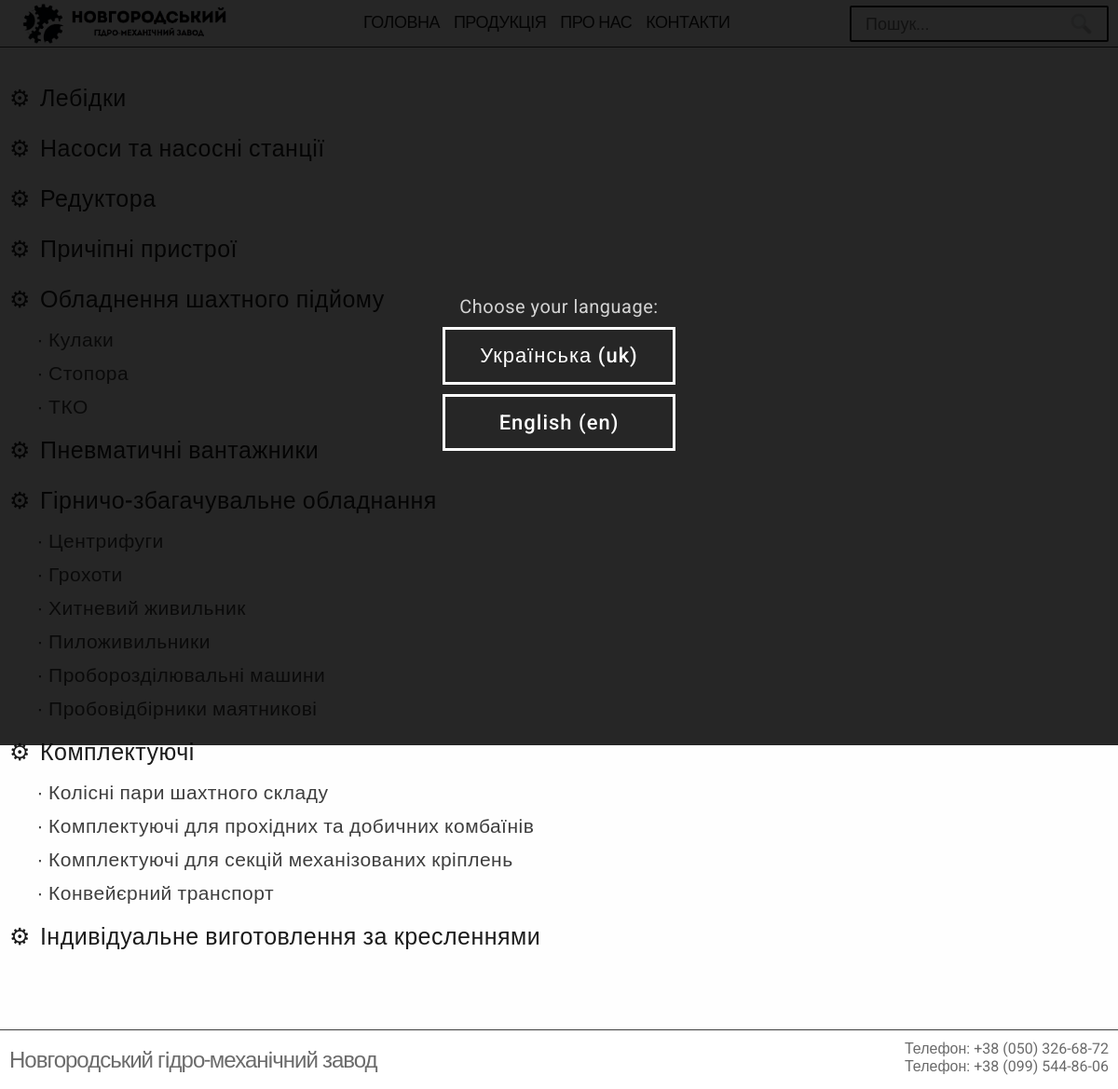
Page /uk/category/ on the earlier database version.
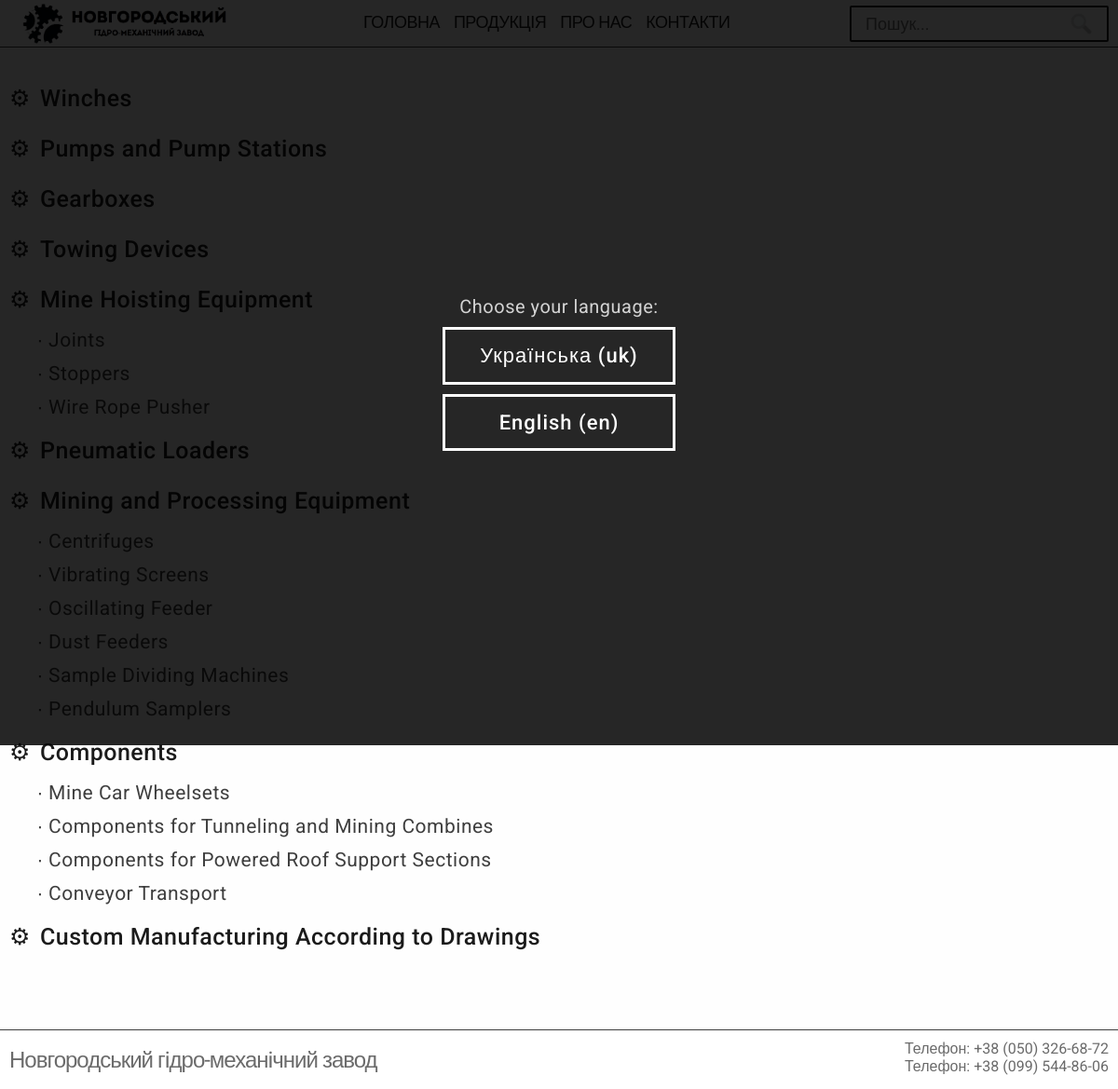
Same page on the later database version.
### main/models.py (models this page shows, shortened)
class Category(models.Model):
    order = models.IntegerField(default=10, null=True, blank=True)
    tag = models.SlugField(default='', null=True, unique=True)
    name = models.CharField(max_length=96)
    parent = models.ForeignKey(
        'self', on_delete=models.CASCADE, null=True, blank=True, default=None, related_name='subcat'
    )
    class Meta:
        db_table_comment = "Product`s categories"
        ordering = ('tag',)
        verbose_name = "Category"
        verbose_name_plural = "Categories"

### main/views.py (the view, shortened to what this page needs)
# urls.py: path('category/', views.category_view, name='category'),
def category_view(request, category=None):
    categories = Category.objects.all().order_by('order')
    searchQuery = request.GET.get('query')
    if not (searchQuery or category):
        return renderPage(
            request, 'main/category.html',
            title=gettext_lazy('TitleProductsPage'),
            menuSelect='products',
            categories=categories,
        )

### main/views.py (called while the page is built)
def renderPage(request, templateName, *args, **kwargs):
    builtinArgs = {
        'get': request.GET,
        'mainMenu': mainMenu,
        'media_url': settings.MEDIA_URL,
    }
    for k, v in kwargs.items():
        builtinArgs[k] = v
    return render(request, templateName, builtinArgs)

### main/templates/main/category.html
{% extends "main/base.html" %}
{% load static %}
{% load i18n %}
{% block styles %}
    <link rel="stylesheet" href="{% static 'main/css/category.css' %}">
{% endblock %}
{% block body %}
    <div class="categories-for-products container-wrapper">
        <div class="categories container">
            {% for cat in categories %}
                {% if cat.parent == None %}
                    <div class="category-group">
                        <a {% if not cat.subcat.all %}href="{% url 'category' cat.tag %}"{% endif %} class="category-title">{{ cat.name }}</a>
                        {% for subCat in cat.subcat.all %}
                            <a class="category"
                                href="{% url 'category' subCat.tag %}">
                                {{ subCat.name }}
                            </a>
                        {% endfor %}
                    </div>
                {% endif %}
            {% endfor %}
        </div>
    </div>
{% endblock %}

### main/templates/main/base.html (shortened to what this page needs)
{% load static %}
{% load i18n %}
<!DOCTYPE html>
<html lang="html">
    <head>
        <link rel="stylesheet" href="{% static 'main/css/base.css' %}">
        {% block styles %}{% endblock %}
    </head>
    <body>
        <div class="change-lang-field" id="changeLanguageWindow">
            {% get_current_language as LANGUAGE_CODE %}
            {% get_available_languages as LANGUAGES %}
            {% get_language_info_list for LANGUAGES as languages %}
            <div class="title">Choose your language: </div>
            {% for language in languages %}
                <form action="{% url 'set_language' %}" method="post">
                    <input class="setLanguageInput" type="submit" value="{{ language.name_local }} ({{ language.code }})" />
                </form>
            {% endfor %}
        </div>
        <div class="content" id="mainContent">
            <div class="header-wrapper container-wrapper">
                <div class="header container">
                    <a class="logo" href="{% url 'index' %}">
                        <img class="image" src="{% static 'main/media/logo.png' %}">
                    </a>
                    <div class="menu">
                        {% for tag, link in mainMenu %}
                            <a class="menu-item {% if tag == menuSelect %}selected{% endif %}"
                               href="{% url link %}">{% trans tag %}</a>
                        {% endfor %}
                    </div>
                    <form class="search-form" method="get" action="{% url 'category' %}">
                        <input class="search-input" type="text" name="query" placeholder="{% trans 'SEARCH' %}...">
                        <button class="search-button" type="submit">
                            <img class="search-icon" src="{% static 'main/media/search.png' %}">
                        </button>
                    </form>
                </div>
            </div>
            {% block body %}
            {% endblock %}
        </div>
        <div class="footer-box container-wrapper">
            <div class="footer container">
                <div class="title">
                    {% trans 'FooterName' %}
                </div>
                <div class="footer-info-phone">
                    <p>{% trans 'PHONE' %}: +38 (050) 326-68-72</p>
                    <p>{% trans 'PHONE' %}: +38 (099) 544-86-06</p>
                </div>
            </div>
        </div>
    </body>
</html>

### main/static/main/css/base.css (style rules this page uses)
:root { --gray: #3E3E3E; --metal: #6B6B6B; --brown: #B4906F; --orange: darkorange; --background-orange: rgba(255, 140, 0, 0.25); --blue: #9FCFFF; --white: #FEFEFE; --black: #1B1B1B; --yellow: #D2A701; }
html { -webkit-text-size-adjust: 100%; -moz-text-size-adjust: 100%; -ms-text-size-adjust: 100%; text-size-adjust: 100%; }
* { margin: 0px; padding: 0px; font-family: "Roboto", sans-serif; text-decoration: none; outline: none; }
.content { background-color: var(--white); min-height: 100vh; }
img { user-select: none; user-drag: none; -webkit-user-drag: none; user-select: none; -moz-user-select: none; -webkit-user-select: none; -ms-user-select: none; }
a { text-decoration: none; }
.container-wrapper { display: flex; justify-content: center; width: 100%; }
.container { max-width: 1200px; margin-left: 10px; margin-right: 10px; width: calc(100% - 20px); }

Differences in the rows shown:
changed Category: name "Лебідки" → "Winches"
changed Category: name "Насоси та насосні станції" → "Pumps and Pump Stations"
changed Category: name "Редуктора" → "Gearboxes"
changed Category: name "Причіпні пристрої" → "Towing Devices"
changed Category: name "Обладнення шахтного підйому" → "Mine Hoisting Equipment"
changed Category: name "Кулаки" → "Joints"
changed Category: name "Стопора" → "Stoppers"
changed Category: name "ТКО" → "Wire Rope Pusher"
changed Category: name "Пневматичні вантажники" → "Pneumatic Loaders"
changed Category: name "Гірничо-збагачувальне обладнання" → "Mining and Processing Equipment"
changed Category: name "Центрифуги" → "Centrifuges"
changed Category: name "Грохоти" → "Vibrating Screens"
changed Category: name "Хитневий живильник" → "Oscillating Feeder"
changed Category: name "Пиложивильники" → "Dust Feeders"
changed Category: name "Проборозділювальні машини" → "Sample Dividing Machines"
changed Category: name "Пробовідбірники маятникові" → "Pendulum Samplers"
changed Category: name "Комплектуючі" → "Components"
changed Category: name "Колісні пари шахтного складу" → "Mine Car Wheelsets"
changed Category: name "Комплектуючі для прохідних та добичних комбаїнів" → "Components for Tunneling and Mining Combines"
changed Category: name "Комплектуючі для секцій механізованих кріплень" → "Components for Powered Roof Support Sections"
changed Category: name "Конвейєрний транспорт" → "Conveyor Transport"
changed Category: name "Індивідуальне виготовлення за кресленнями" → "Custom Manufacturing According to Drawings"
